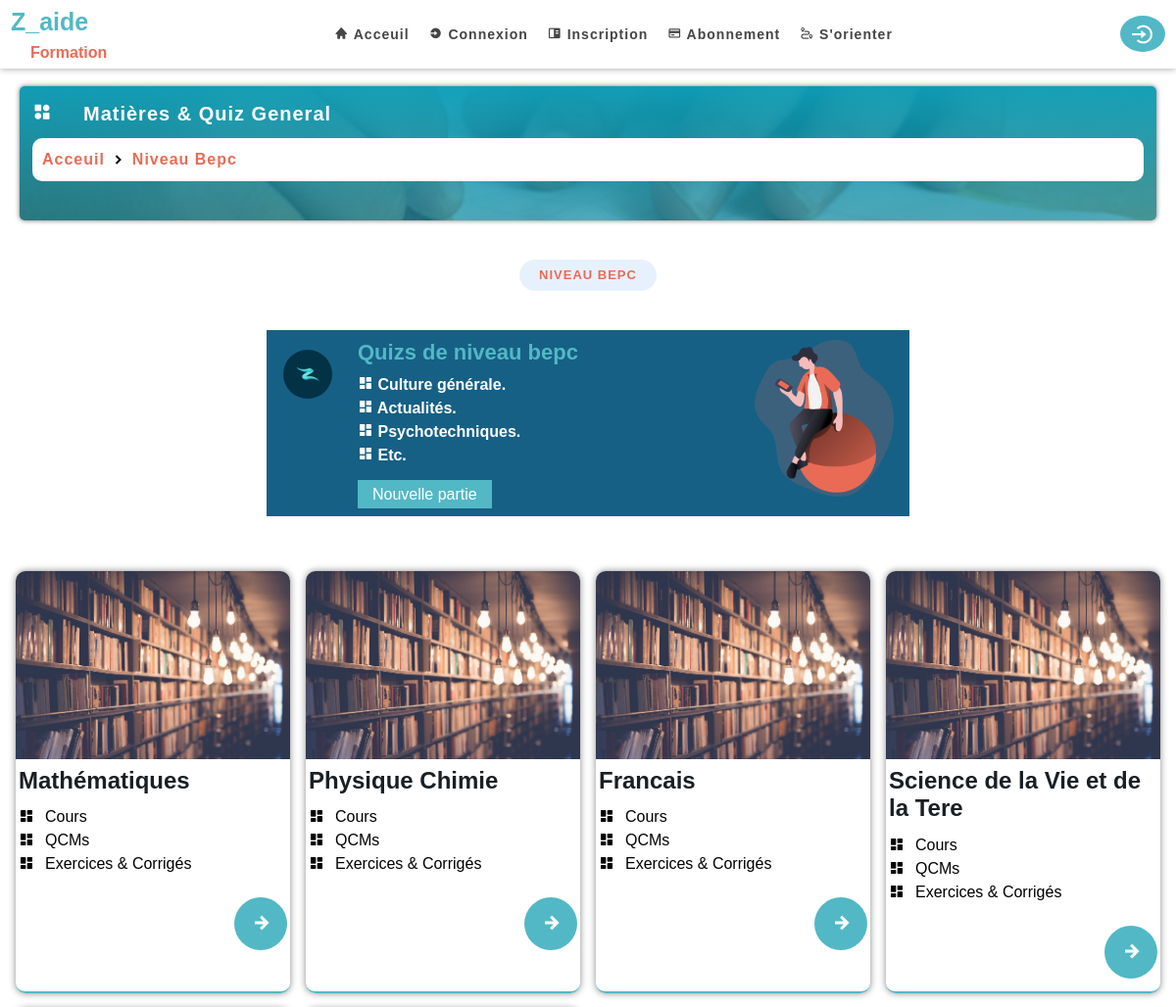
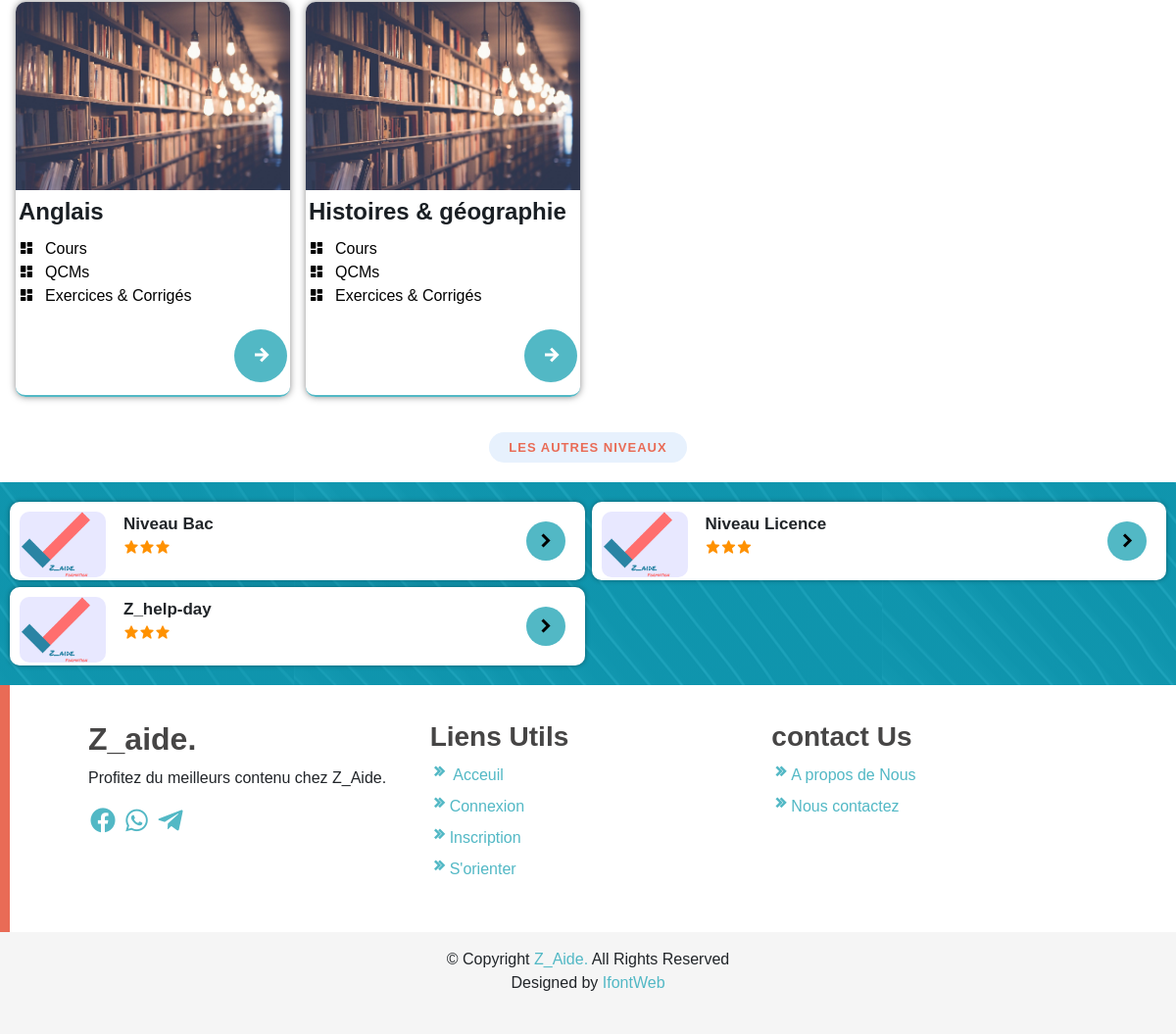
The page /start/1/matiere on the database its author committed (2 pictures, top to bottom).
### programme/models.py (models this page shows, shortened)
class Niveau(models.Model):
    Nom_niveau=models.CharField(max_length=200,null=True,blank=True)
    image_niveau=models.FileField(upload_to='classe',null=True,blank=True)
    slug=models.SlugField(null=True ,blank=True)

class Matiere(models.Model):
    Nom_matiere=models.CharField(max_length=200,null=True,blank=True)
    image_matiere=models.FileField(upload_to='Matirer',null=True,blank=True)
    matiere_niveau=models.ForeignKey(Niveau,on_delete=models.CASCADE,related_name='matiere',)
    favoris=models.ManyToManyField(User,related_name='favori',null=True,blank=True)
    slug=models.SlugField(null=True ,blank=True)

### programme/views.py (the view)
# urls.py: path('<int:int_niveau>/matiere',views.matiere,name='matiere'),
def matiere(request,int_niveau):
    niv=Niveau.objects.all()
    niveau=Niveau.objects.get(pk=int_niveau)
    matiere=niveau.matiere.all()
    context={
        'matieres':matiere,
        'niveau':niveau,
        'nivs':niv
        }
    return render(request,'matiere.html',context)

### programme/templates/matiere.html (shortened to what this page needs)
{% extends 'base.html'  %}
{% load static %}
{% load myfilter %}
{%  block content  %}
{% include 'nav.html' %}
<section class="First mt-5">
  <div class="second">
      <div class="present">
          <div class="icon">
              <i class="bx bxs-category-alt"></i>
          </div>
          <p>Matières & Quiz General </p>
     </div>
      <p class="path">
        <a href="{% url 'connex:home' %}">Acceuil</a>
        <i class="bx bxs-chevron-right"></i>
        <a href="">{{niveau.Nom_niveau}}</a>
      </p>
  </div>
</section>
<div class="section-header">
  <h2>{{niveau.Nom_niveau}}</h2>
</div>
<section class="Quizs">
  <div class="sectionQuiz">
    <div class="image1">
      <img src="/static/assets/img/logoZ.png">
    </div>
    <div class="present">
      <h1>Quizs de {{niveau.Nom_niveau|lower}} </h1>
      <ul>
          <li><i class="bx bxs-dashboard"></i> <span>Culture générale.</span> </li>
          <li><i class="bx bxs-dashboard"></i> <span>Actualités.</span></li>
          <li><i class="bx bxs-dashboard"></i> <span>Psychotechniques.</span></li>
          <li><i class="bx bxs-dashboard"></i> <span>Etc.</span></li>
      </ul>
      {% if user.is_authenticated %}
      <a href="{% url 'programme:GneralListquiz' int_niveau=niveau.pk  %}">Nouvelle partie</a>
      {% else %}
      <a href="" data-bs-toggle="modal" data-bs-target="#e">Nouvelle partie</a>
      {%endif%}
    </div>
    <div class="image2">
      <img src="/static/assets/img/ballon1.png">
    </div>
  </div>
</section>
<section class="team-section ">
    <div class="section-team">
      {% for matiere   in matieres   %}
        <div class="section-cards">
          <div>
            <div>
              <img src="/static/assets/img/books2.jpg"></img>
            </div>
            <h4> <a href="{%  url 'programme:lecon' int_niveau=matiere.matiere_niveau.pk int_matiere=matiere.pk  %}">{{matiere.Nom_matiere}}</a></h4>
            <ul class="link">
              <li><i class="bx bxs-dashboard"></i> <span>Cours</span> </li>
              <li><i class="bx bxs-dashboard"></i> <span>QCMs</span></li>
              <li><i class="bx bxs-dashboard"></i> <span>Exercices & Corrigés</span></li>
            </ul>
          </div>
          <div  class="btn-lecon">
              <a   href="{%  url 'programme:lecon' int_niveau=matiere.matiere_niveau.pk int_matiere=matiere.pk  %}"  ><i class="bx bx-right-arrow-alt"></i> </a>
          </div>
        </div>
      {%endfor%}
    </div>
  </section>
<div class="section-header">
    <h2>les autres Niveaux</h2>
</div>
<section class="autre">
  <div class="section-cards">
    {%  for niv in nivs %}
    {%if niv.Nom_niveau != niveau.Nom_niveau %}
    <div class="cards">
      <div class="img me-2">
        <img src="/static/assets/img/niveauz.png">
      </div>
      <div class="body ">
        <span>{{niv.Nom_niveau}}</span>
        <ul class="star">
          <li> <i class="bx bxs-star" ></i> </li>
          <li> <i class="bx bxs-star" ></i> </li>
          <li> <i class="bx bxs-star" ></i> </li>
        </ul>
      </div>
      <div class="icon">
        <a href="{%  url 'programme:matiere' int_niveau=niv.pk %}"><i class="bx bxs-chevron-right"></i></a>
      </div>
    </div>
    {%endif%}
    {%endfor%}
    <div class="cards">
      <div class="img me-2">
        <img src="/static/assets/img/niveauz.png" >
      </div>
      <div class="body ">
        <span>Z_help-day</span>
        <ul class="star">
          <li> <i class="bx bxs-star" ></i> </li>
          <li> <i class="bx bxs-star" ></i> </li>
          <li> <i class="bx bxs-star" ></i> </li>
        </ul>
      </div>
      <div class="icon">
        <a href="{% url 'Quiz:quiz'  %}"><i class="bx bxs-chevron-right"></i></a>
      </div>
    </div>
  </div>
</section>
{% include 'footer.html' %}
{% endblock  %}

### connex/templates/base.html (shortened to what this page needs)
{%  load static %}
<!DOCTYPE html>
<html lang="fr">
<head>
    <link rel="stylesheet" href="{%  static 'assets/bootsrap/css/bootstrap.css' %}">
    <link rel="stylesheet" href="{%  static 'assets/sweetalert2-11.7.1/package/dist/sweetalert2.min.css' %}">
    <link rel="stylesheet" href="{%  static 'assets/fonts/boxicons/css/boxicons.min.css' %}">
    <link rel="stylesheet" href="{%  static 'assets/css/style.css' %}">
</head>
<body>
    {% block content  %}
    {% endblock %}
</body>
</html>

### connex/templates/nav.html (shortened to what this page needs)
<nav>
    <div class="navbar">
        <div class="logo">
            <div><a href="{% url 'connex:home'  %}""> <span class="logo-menu"> Z_aide</span></a></div>
            <div><a href="{% url 'connex:home'  %}""><span class="logo-menu-sub">Formation</span></a></div>
        </div>
        <div class="nav-links">
            <ul class="links">
                {% if request.user.is_superuser %}
                <div class="profile">
                    <img src="/static/assets/img/user1.png" class="img">
                    <h1 class="text-uppercase">
                        <a href="{% url 'connex:profile'  %}"><span>{{ request.user.last_name}} {{ request.user.first_name}} </span>
                        </a>
                        <a href="{% url 'connex:profilechange' %}"> <i class="bx bxs-edit"></i> </a>
                    </h1>
                    <p class="">{{request.user}}</p>
                </div>
                 <div></div>
                   <li> <a href="{% url 'connex:home'  %}"> <i  class="bx bxs-home" ></i> <span>Acceuil</span> </a></li>
                   <li> <a href="{%  url 'admin:index'  %}"> <i  class="bx bx-home" ></i> <span>Admin</span> </a></li>
                   <li>
                        <a href="#"><i class="bx bx-cog "></i>  <span>Parametre</span></a>
                        <i class="bx bxs-chevron-down arrow "></i>
                        <ul class="sub-menu">
                            <li> <a href="{% url 'connex:profile'  %}"> <i class="bx bxs-user"></i>  <span>Profile</span> </a></li>
                            <li> <a href="{%  url 'connex:profilechange'   %}"> <i class="bx bxs-user-detail"></i> <span>Modifier son profile</span></a></li>
                            <li> <a href="{%  url 'connex:password_change'  %}"> <i class="bx bx bxs-key"></i> <span>Modifier votre mot de passe</span></a></li>
                            <li> <a href="{%  url 'connex:plan' %}"> <i class="bx bx-credit-card"></i> <span>Mon abonnement</span></a></li>
                        </ul>
                   </li>
                   <li> <a href="{% url 'programme:listefavoris' %}"><i class="bx bxs-heart" ></i> <span>Favoris</span></a></li>
                   <li>
                    <a href="#"><i class="bx bxs-objects-horizontal-left "></i>  <span>Statistiques</span></a>
                    <i class="bx bxs-chevron-down arrow "></i>
                    <ul class="sub-menu">
                        <li> <a href="{% url 'programme:stat'  %}"> <i class="bx bxs-objects-horizontal-left"></i>  <span>Tous</span> </a></li>
                        <li> <a href="{% url 'Quiz:resultquizjour'  %}"> <i class="bx bxs-objects-horizontal-left"></i> <span>Z_help-day</span></a></li>
                        <li> <a href="{% url 'programme:generalresultats' %}"> <i class="bx bxs-objects-horizontal-left"></i> <span>Quiz niveau</span></a></li>
                        <li> <a href="{%  url 'programme:quizresulte' %}"> <i class="bx bxs-objects-horizontal-left"></i> <span>Quiz de Module</span></a></li>
                    </ul>
                   </li>
                   <li> <a href="{%  url 'programme:notification'  %}"><i class="bx bxs-bell" ></i> <span>Notifications</span></a></li>
                   <li> <a href="{%  url 'connex:orientation'  %}"><i class="bx bx-trip" ></i> <span>S'orienter</span></a></li>
               {% else %}
               <li> <a href="{% url 'connex:home'  %}"> <i  class="bx bxs-home" ></i> <span>Acceuil</span></a></li>
               <li><a href="{% url 'connex:log'  %}"> <i class="bx bxs-log-in-circle"></i> <span>Connexion</span></a></li>
               <li> <a href="{% url 'connex:register'  %}"> <i class="bx bxs-book-content"></i> <span>Inscription</span></a></li>
               <li> <a href="{% url 'connex:abonnement' %}"><i class="bx bx-credit-card k" ></i>  <span>Abonnement</span></a></li>
               <li> <a href="{%  url 'connex:orientation'  %}"><i class="bx bx-trip" ></i> <span>S'orienter</span></a></li>
               {%endif%}
            </ul>
        </div>
        <div class="double">
            {% if request.user.is_authenticated %}
            <div class="login">
                <a href="{% url 'connex:deconnexion'  %}"><i class="bx bx-power-off" > </i> </a>
            </div>
            {% else %}
            <div class="login">
                <a href="{% url 'connex:log'  %}"><i class="bx bx-log-in-circle" > </i></a>
            </div>
            {% endif %}
        </div>
    </div>
</nav>

### connex/templates/footer.html
<section class="before-footer" >
    <div class="section-footer">
        <div class="footer-info A" >
            <h2>Z_aide.</h2>
            <p>Profitez du meilleurs contenu chez Z_Aide.
            </p>
            <div class="social">
                <a href="#"><i class="bx bxl-facebook-circle" ></i> </a>
                <a href="#"><i class="bx bxl-whatsapp" ></i></a>
                <a href="#"><i class="bx bxl-telegram" ></i> </a>
            </div>
        </div>
        <div class="footer-info B" >
            <h3>Liens Utils</h3>
            <ul>
                {% if user.is_authenticated  %}
                <li><a href="{% url 'connex:home'  %}"><i class="bx bx-chevrons-right"></i> Acceuil</a></li>
                <li><a href="{%  url 'connex:orientation'  %}"><i class="bx bx-chevrons-right"></i>S'orienter</a></li>
                <li><a href="{% url 'programme:stat'  %}"><i class="bx bx-chevrons-right"></i>Resultats Quizs</a></li>
                <li><a href="{% url 'programme:listefavoris' %}"><i class="bx bx-chevrons-right"></i>Favoris</a></li>
                <li><a href="{% url 'connex:deconnexion'  %}"><i class="bx bx-chevrons-right"></i>Déconnexion</a></li>
                {%else%}
                <li><a href="{% url 'connex:home'  %}"><i class="bx bx-chevrons-right"></i> Acceuil</a></li>
                <li><a href="{% url 'connex:log'  %}"><i class="bx bx-chevrons-right"></i>Connexion</a></li>
                <li><a href="{% url 'connex:register'  %}"><i class="bx bx-chevrons-right"></i>Inscription</a></li>
                <li><a href="{%  url 'connex:orientation'  %}"><i class="bx bx-chevrons-right"></i>S'orienter</a></li>
                {% endif %}
            </ul>
        </div>
        <div class="footer-info C" >
            <h3>contact Us</h3>
            <ul>
                <li><a href="{% url 'connex:about'  %}"><i class="bx bx-chevrons-right"></i>A propos de Nous</a></li>
                <li><a href="{% url 'connex:contact'  %}"><i class="bx bx-chevrons-right"></i>Nous contactez</a></li>
            </ul>
        </div>
    </div>
  </section>
  <footer>
    <div class="info">
        <p> © Copyright <span>Z_Aide.</span>  All Rights Reserved </p>
        <p> Designed by <a href="#">IfontWeb</a></p>
    </div>
  </footer>

### rows shown on the page
Niveau: Nom_niveau "Niveau Bepc", Nom_niveau "NIVEAU BEPC", Nom_niveau "niveau bepc"
Matiere: Nom_matiere "Mathématiques"
Matiere: Nom_matiere "Physique Chimie"
Matiere: Nom_matiere "Francais"
Matiere: Nom_matiere "Science de la Vie et de la Tere"
Matiere: Nom_matiere "Anglais"
Matiere: Nom_matiere "Histoires & géographie"
Niveau: Nom_niveau "Niveau Bac"
Niveau: Nom_niveau "Niveau Licence"
